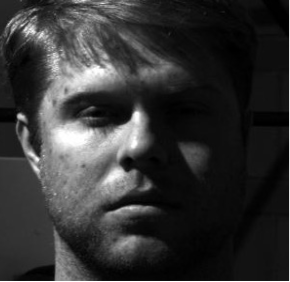
#> input picture SH-31_PY/lab3/image/source (2).png, 290 x 282 px
$ python 'Histogram Operations.py'
#> lines starting #> are read from the running program, lines starting #| are printed output that depends on the picture
import cv2 as cv
import numpy as np

source = cv.imread('image/source (2).png')
#> source is the input picture: shape (282, 290, 3); min 0, max 255, mean 51.3
template = cv.imread('image/template (2).png')
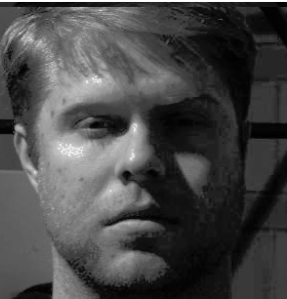
#> input picture SH-31_PY/lab3/image/template (2).png, 287 x 299 px
#> template is the input picture: shape (299, 287, 3); min 0, max 255, mean 71.3

class ShapeError(Exception):pass

def Histogram_Equalization(img):

    feq =  np.zeros(256)
    if len(img.shape) == 2 :
        size = img.shape
        new_img = np.zeros(size, np.uint8)
        for r in range(size[0]):
            for c in range(size[1]):
                feq[img[r,c]] +=1

        # Calculate the cumulative histogram
        feq_cum = np.cumsum(feq)
        sum_pixels = feq_cum[-1]

        feq = ((feq_cum / float(sum_pixels)*255))
        for r in range(size[0]):
            for c in range(size[1]):
                new_img[r,c] =  feq[img[r,c]]

    else:
        size = img.shape
#> size = (282, 290, 3)
        new_img = np.zeros(size, np.uint8)
        for r in range(size[0]):
            for c in range(size[1]):
                for ch in range(size[2]):
                    feq[img[r,c,ch]] += 1

        # Calculate the cumulative histogram
        feq_cum = np.cumsum(feq)
#> feq_cum = 256 values from 930 to 245340
        sum_pixels = feq_cum[-1]
#> sum_pixels = 245340
        feq = ((feq_cum / float(sum_pixels)*255))
#> feq = 256 values from 0.967 to 255

        for r in range(size[0]):
            for c in range(size[1]):
                for ch in range(size[2]):
                   new_img[r,c,ch] =  round(feq[img[r,c,ch]])
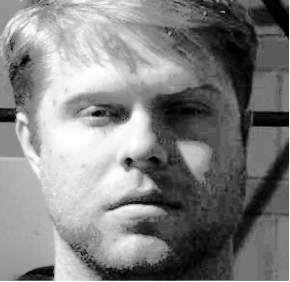
#> new_img: shape (282, 290, 3); min 1, max 255, mean 129.5
    return new_img

def match_histograms(source, template):
    try:
        if len(source.shape) != len(template.shape):
            raise ShapeError("the shape of source and template not same")

        # Equalize the histograms of the images
        source_equalized = Histogram_Equalization(source)
        template_equalized = Histogram_Equalization(template)
#> after the loop in Histogram_Equalization (call 2), `for r in range(size[0]):`:
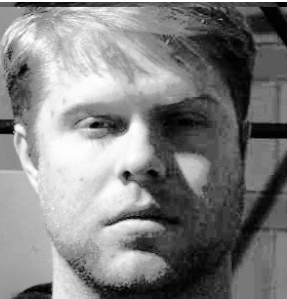
#> new_img: shape (299, 287, 3); min 0, max 255, mean 128.4

        # Compute the histograms of the equalized images
        source_hist, _ = np.histogram(source_equalized, bins=256, range=(0, 255))
#> source_hist = 256 values, max 9360 at index 90, min 0 at index 0, mean 958.4
        template_hist, _ = np.histogram(template_equalized, bins=256, range=(0, 255))
#> template_hist = 256 values, max 5598 at index 45, min 0 at index 2, mean 1005.6

        # Normalize the histograms
        source_hist = source_hist / float(source.size)
#> source_hist = 256 values, max 0.0382 at index 90, min 0 at index 0, mean 0.00391
        template_hist = template_hist / float(template.size)
#> template_hist = 256 values, max 0.0217 at index 45, min 0 at index 2, mean 0.00391

        # Compute the cumulative sum of the histograms
        source_cumsum = np.cumsum(source_hist)
#> source_cumsum = 256 values from 0 to 1
        template_cumsum = np.cumsum(template_hist)
#> template_cumsum = 256 values from 0.00113 to 1

        # Normalize the cumulative sums
        source_cumsum = source_cumsum / source_cumsum[-1]
        template_cumsum = template_cumsum / template_cumsum[-1]

        # Create a lookup table for mapping pixel values
        lookup_table = np.zeros(256, dtype=np.uint8)
        for i in range(256):
            j = 255
            while template_cumsum[j] > source_cumsum[i] and j > 0:
                j -= 1
            lookup_table[i] = j

        # Map the pixel values of the source image to the template image
        if len(source.shape) == 2 :
            result = np.zeros(source.shape, dtype=np.uint8)
            for i in range(source.shape[0]):
                for j in range(source.shape[1]):
                    result[i, j] = lookup_table[source_equalized[i, j]]

       # Map the pixel values of the source image to the template image
        else:
            result = np.zeros(source.shape, dtype=np.uint8)
            for i in range(source.shape[0]):
                for j in range(source.shape[1]):
                    for ch in range(source.shape[2]):
                        result[i, j , ch] = lookup_table[source_equalized[i, j, ch]]
        print(result)
#> (printed output is left out)
        return result.astype('uint8')


    except ShapeError:
        print(ShapeError)


Matched_Image = match_histograms(source,template)
cv.imshow('Matched Image', Matched_Image)
cv.imshow('source',source)
cv.imshow('template',template)
cv.waitKey(0)
